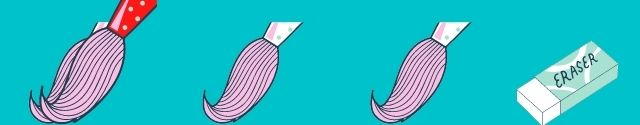
#> input picture headers/1.jpg, 640 x 125 px
$ python ai_virtual_painter.py
#> lines starting #> are read from the running program, lines starting #| are printed output that depends on the picture
### hand_tracking_module.py
import cv2
import mediapipe as mp
import time


class HandDetector:
    def __init__(self, mode=False, max_num_hands=2, detection_confidence=0.5, track_confidence=0.5):
        self.mode = mode
        self.max_num_hands = max_num_hands
        self.detection_confidence = detection_confidence
        self.track_confidence = track_confidence
        self.mp_hands = mp.solutions.hands
        self.hands = self.mp_hands.Hands(static_image_mode=self.mode,
                                         max_num_hands=self.max_num_hands,
                                         min_detection_confidence=self.detection_confidence,
                                         min_tracking_confidence=self.track_confidence)
        self.mp_draw = mp.solutions.drawing_utils
        self.results = None
        self.landmarks = []

    def find_hands(self, img, draw=True):
        img_rgb = cv2.cvtColor(img, cv2.COLOR_BGR2RGB)
        self.results = self.hands.process(img_rgb)
        # print(results.multi_hand_landmarks)
        if self.results.multi_hand_landmarks:
            for hand_lms in self.results.multi_hand_landmarks:
                if draw:
                    self.mp_draw.draw_landmarks(img, hand_lms, self.mp_hands.HAND_CONNECTIONS)

        return img

    # [37 lines left out: functions find_position, main, not called in this run]


# [2 lines that do not run on import are left out]

### fingers_module.py
import numpy as np
import cv2
import hand_tracking_module as hand_module
import time


class Fingers(hand_module.HandDetector):
    def __init__(self, mode=False, max_num_hands=2, detection_confidence=0.5, track_confidence=0.5):
        super(Fingers, self).__init__(mode, max_num_hands, detection_confidence, track_confidence)
        self.thumb_mcp_id = 2
        self.thumb_tip_id = 4
        self.index_pip_id = 6
        self.index_tip_id = 8
        self.middle_pip_id = 10
        self.middle_tip_id = 12
        self.ring_pip_id = 14
        self.ring_tip_id = 16
        self.pinky_pip_id = 18
        self.pinky_tip_id = 20
        self.tip_ids = np.array([4, 8, 12, 16, 20])
        self.pip_ids = self.tip_ids - 2
        self.up_fingers = []
        self.index = None
        self.middle = None

    # [55 lines left out: functions identify_up_fingers, main, not called in this run]


# [2 lines that do not run on import are left out]

### ai_virtual_painter.py
import cv2
import numpy as np
import time
import os
import fingers_module as fm

# import header images
image_list = os.listdir('headers')
headers = []
for img in image_list:
    img_path = os.path.join('headers', img)
    image = cv2.imread(img_path)
#> image is the input picture: shape (125, 640, 3); mean B, G, R 198.2, 186.8, 44.9
    headers.append(image)
header = headers[0]
canvas_image = np.zeros((480, 640, 3), dtype=np.uint8)
color = (255, 0, 255)
brush_thickness = 10
xp, yp = 0, 0

prev_time = 0
cap = cv2.VideoCapture(0)
cap.set(3, 640)
cap.set(4, 480)

fingers = fm.Fingers(max_num_hands=1, detection_confidence=0.8)
#> (the call stopped at in __init__, `self.hands = self.mp_hands.Hands(static_image_mode=self.mode, max_num_..`: mediapipe is not available in this run)

while cap.isOpened():
    # take a snapshot from webcam
    success, img = cap.read()
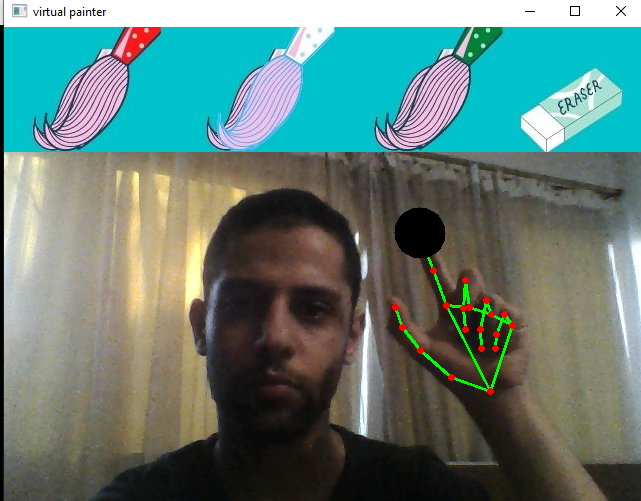
#> input picture images/1.png, 641 x 501 px, given in place of the camera
#> img is the input picture: shape (501, 641, 3); mean B, G, R 119.3, 126.4, 97.8
    # flip image to reverse webcam effect
    img = cv2.flip(img, 1)
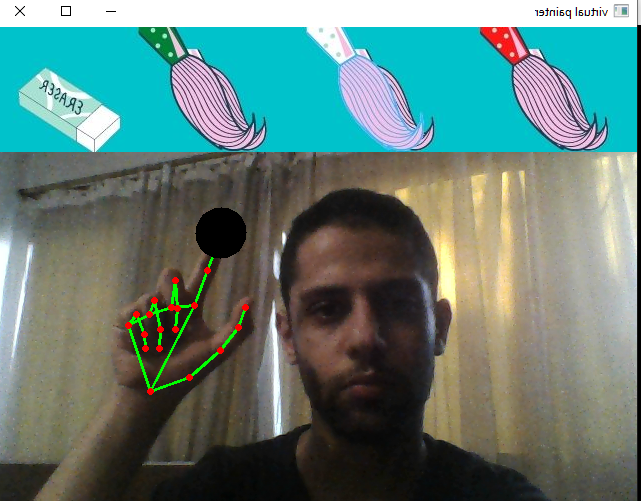
#> img: shape (501, 641, 3); mean B, G, R 119.3, 126.4, 97.8
    # identify hand landmarks
    img = fingers.find_hands(img)
#> (the run stopped early here; a loop or call above may not have finished)
